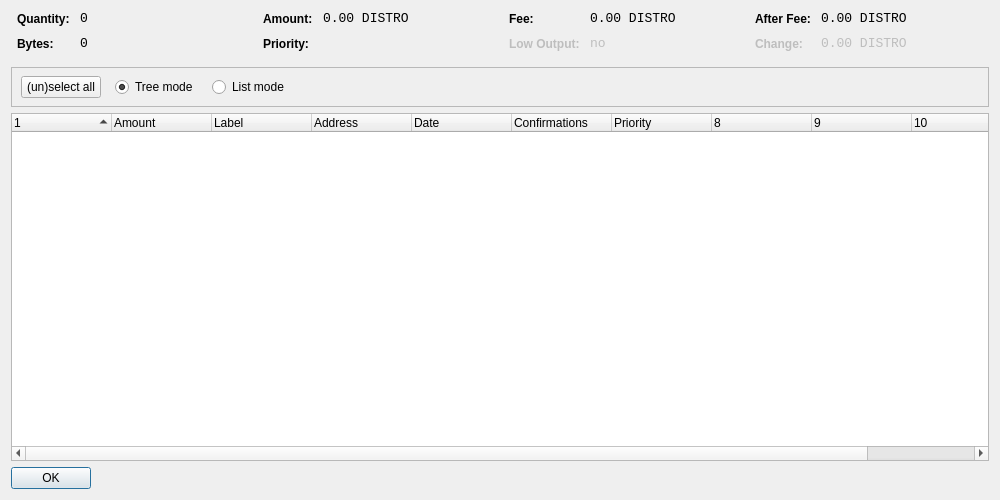
<?xml version="1.0" encoding="UTF-8"?>
<ui version="4.0">
 <class>CoinControlDialog</class>
 <widget class="QDialog" name="CoinControlDialog">
  <property name="geometry">
   <rect>
    <x>0</x>
    <y>0</y>
    <width>1000</width>
    <height>500</height>
   </rect>
  </property>
  <property name="windowTitle">
   <string>Coin Control</string>
  </property>
  <layout class="QVBoxLayout" name="verticalLayout">
   <item>
    <layout class="QHBoxLayout" name="horizontalLayoutTop" stretch="0,0,0,0">
     <property name="topMargin">
      <number>0</number>
     </property>
     <property name="bottomMargin">
      <number>10</number>
     </property>
     <item>
      <layout class="QFormLayout" name="formLayoutCoinControl1">
       <property name="horizontalSpacing">
        <number>10</number>
       </property>
       <property name="verticalSpacing">
        <number>10</number>
       </property>
       <property name="leftMargin">
        <number>6</number>
       </property>
       <property name="rightMargin">
        <number>6</number>
       </property>
       <item row="0" column="0">
        <widget class="QLabel" name="labelCoinControlQuantityText">
         <property name="styleSheet">
          <string notr="true">font-weight:bold;</string>
         </property>
         <property name="text">
          <string>Quantity:</string>
         </property>
        </widget>
       </item>
       <item row="0" column="1">
        <widget class="QLabel" name="labelCoinControlQuantity">
         <property name="font">
          <font>
           <family>Monospace</family>
           <pointsize>10</pointsize>
          </font>
         </property>
         <property name="cursor">
          <cursorShape>IBeamCursor</cursorShape>
         </property>
         <property name="contextMenuPolicy">
          <enum>Qt::ActionsContextMenu</enum>
         </property>
         <property name="text">
          <string>0</string>
         </property>
         <property name="textInteractionFlags">
          <set>Qt::LinksAccessibleByMouse|Qt::TextSelectableByKeyboard|Qt::TextSelectableByMouse</set>
         </property>
        </widget>
       </item>
       <item row="1" column="0">
        <widget class="QLabel" name="labelCoinControlBytesText">
         <property name="styleSheet">
          <string notr="true">font-weight:bold;</string>
         </property>
         <property name="text">
          <string>Bytes:</string>
         </property>
        </widget>
       </item>
       <item row="1" column="1">
        <widget class="QLabel" name="labelCoinControlBytes">
         <property name="font">
          <font>
           <family>Monospace</family>
           <pointsize>10</pointsize>
          </font>
         </property>
         <property name="cursor">
          <cursorShape>IBeamCursor</cursorShape>
         </property>
         <property name="contextMenuPolicy">
          <enum>Qt::ActionsContextMenu</enum>
         </property>
         <property name="text">
          <string>0</string>
         </property>
         <property name="textInteractionFlags">
          <set>Qt::LinksAccessibleByMouse|Qt::TextSelectableByKeyboard|Qt::TextSelectableByMouse</set>
         </property>
        </widget>
       </item>
      </layout>
     </item>
     <item>
      <layout class="QFormLayout" name="formLayoutCoinControl2">
       <property name="horizontalSpacing">
        <number>10</number>
       </property>
       <property name="verticalSpacing">
        <number>10</number>
       </property>
       <property name="leftMargin">
        <number>6</number>
       </property>
       <property name="rightMargin">
        <number>6</number>
       </property>
       <item row="0" column="0">
        <widget class="QLabel" name="labelCoinControlAmountText">
         <property name="styleSheet">
          <string notr="true">font-weight:bold;</string>
         </property>
         <property name="text">
          <string>Amount:</string>
         </property>
        </widget>
       </item>
       <item row="0" column="1">
        <widget class="QLabel" name="labelCoinControlAmount">
         <property name="font">
          <font>
           <family>Monospace</family>
           <pointsize>10</pointsize>
          </font>
         </property>
         <property name="cursor">
          <cursorShape>IBeamCursor</cursorShape>
         </property>
         <property name="contextMenuPolicy">
          <enum>Qt::ActionsContextMenu</enum>
         </property>
         <property name="text">
          <string>0.00 DISTRO</string>
         </property>
         <property name="textInteractionFlags">
          <set>Qt::LinksAccessibleByMouse|Qt::TextSelectableByKeyboard|Qt::TextSelectableByMouse</set>
         </property>
        </widget>
       </item>
       <item row="1" column="0">
        <widget class="QLabel" name="labelCoinControlPriorityText">
         <property name="styleSheet">
          <string notr="true">font-weight:bold;</string>
         </property>
         <property name="text">
          <string>Priority:</string>
         </property>
        </widget>
       </item>
       <item row="1" column="1">
        <widget class="QLabel" name="labelCoinControlPriority">
         <property name="font">
          <font>
           <family>Monospace</family>
           <pointsize>10</pointsize>
          </font>
         </property>
         <property name="cursor">
          <cursorShape>IBeamCursor</cursorShape>
         </property>
         <property name="contextMenuPolicy">
          <enum>Qt::ActionsContextMenu</enum>
         </property>
         <property name="text">
          <string/>
         </property>
         <property name="textInteractionFlags">
          <set>Qt::LinksAccessibleByMouse|Qt::TextSelectableByKeyboard|Qt::TextSelectableByMouse</set>
         </property>
        </widget>
       </item>
      </layout>
     </item>
     <item>
      <layout class="QFormLayout" name="formLayoutCoinControl3">
       <property name="horizontalSpacing">
        <number>10</number>
       </property>
       <property name="verticalSpacing">
        <number>10</number>
       </property>
       <property name="leftMargin">
        <number>6</number>
       </property>
       <property name="rightMargin">
        <number>6</number>
       </property>
       <item row="0" column="0">
        <widget class="QLabel" name="labelCoinControlFeeText">
         <property name="styleSheet">
          <string notr="true">font-weight:bold;</string>
         </property>
         <property name="text">
          <string>Fee:</string>
         </property>
        </widget>
       </item>
       <item row="0" column="1">
        <widget class="QLabel" name="labelCoinControlFee">
         <property name="font">
          <font>
           <family>Monospace</family>
           <pointsize>10</pointsize>
          </font>
         </property>
         <property name="cursor">
          <cursorShape>IBeamCursor</cursorShape>
         </property>
         <property name="contextMenuPolicy">
          <enum>Qt::ActionsContextMenu</enum>
         </property>
         <property name="text">
          <string>0.00 DISTRO</string>
         </property>
         <property name="textInteractionFlags">
          <set>Qt::LinksAccessibleByMouse|Qt::TextSelectableByKeyboard|Qt::TextSelectableByMouse</set>
         </property>
        </widget>
       </item>
       <item row="1" column="0">
        <widget class="QLabel" name="labelCoinControlLowOutputText">
         <property name="enabled">
          <bool>false</bool>
         </property>
         <property name="styleSheet">
          <string notr="true">font-weight:bold;</string>
         </property>
         <property name="text">
          <string>Low Output:</string>
         </property>
        </widget>
       </item>
       <item row="1" column="1">
        <widget class="QLabel" name="labelCoinControlLowOutput">
         <property name="enabled">
          <bool>false</bool>
         </property>
         <property name="font">
          <font>
           <family>Monospace</family>
           <pointsize>10</pointsize>
          </font>
         </property>
         <property name="cursor">
          <cursorShape>IBeamCursor</cursorShape>
         </property>
         <property name="contextMenuPolicy">
          <enum>Qt::ActionsContextMenu</enum>
         </property>
         <property name="text">
          <string>no</string>
         </property>
         <property name="textInteractionFlags">
          <set>Qt::LinksAccessibleByMouse|Qt::TextSelectableByKeyboard|Qt::TextSelectableByMouse</set>
         </property>
        </widget>
       </item>
      </layout>
     </item>
     <item>
      <layout class="QFormLayout" name="formLayoutCoinControl4">
       <property name="fieldGrowthPolicy">
        <enum>QFormLayout::AllNonFixedFieldsGrow</enum>
       </property>
       <property name="horizontalSpacing">
        <number>10</number>
       </property>
       <property name="verticalSpacing">
        <number>10</number>
       </property>
       <property name="leftMargin">
        <number>6</number>
       </property>
       <property name="rightMargin">
        <number>6</number>
       </property>
       <item row="0" column="0">
        <widget class="QLabel" name="labelCoinControlAfterFeeText">
         <property name="styleSheet">
          <string notr="true">font-weight:bold;</string>
         </property>
         <property name="text">
          <string>After Fee:</string>
         </property>
        </widget>
       </item>
       <item row="0" column="1">
        <widget class="QLabel" name="labelCoinControlAfterFee">
         <property name="font">
          <font>
           <family>Monospace</family>
           <pointsize>10</pointsize>
          </font>
         </property>
         <property name="cursor">
          <cursorShape>IBeamCursor</cursorShape>
         </property>
         <property name="contextMenuPolicy">
          <enum>Qt::ActionsContextMenu</enum>
         </property>
         <property name="text">
          <string>0.00 DISTRO</string>
         </property>
         <property name="textInteractionFlags">
          <set>Qt::LinksAccessibleByMouse|Qt::TextSelectableByKeyboard|Qt::TextSelectableByMouse</set>
         </property>
        </widget>
       </item>
       <item row="1" column="0">
        <widget class="QLabel" name="labelCoinControlChangeText">
         <property name="enabled">
          <bool>false</bool>
         </property>
         <property name="styleSheet">
          <string notr="true">font-weight:bold;</string>
         </property>
         <property name="text">
          <string>Change:</string>
         </property>
        </widget>
       </item>
       <item row="1" column="1">
        <widget class="QLabel" name="labelCoinControlChange">
         <property name="enabled">
          <bool>false</bool>
         </property>
         <property name="font">
          <font>
           <family>Monospace</family>
           <pointsize>10</pointsize>
          </font>
         </property>
         <property name="cursor">
          <cursorShape>IBeamCursor</cursorShape>
         </property>
         <property name="contextMenuPolicy">
          <enum>Qt::ActionsContextMenu</enum>
         </property>
         <property name="text">
          <string>0.00 DISTRO</string>
         </property>
         <property name="textInteractionFlags">
          <set>Qt::LinksAccessibleByMouse|Qt::TextSelectableByKeyboard|Qt::TextSelectableByMouse</set>
         </property>
        </widget>
       </item>
      </layout>
     </item>
    </layout>
   </item>
   <item>
    <widget class="QFrame" name="frame">
     <property name="minimumSize">
      <size>
       <width>0</width>
       <height>40</height>
      </size>
     </property>
     <property name="frameShape">
      <enum>QFrame::StyledPanel</enum>
     </property>
     <property name="frameShadow">
      <enum>QFrame::Sunken</enum>
     </property>
     <widget class="QWidget" name="horizontalLayoutWidget">
      <property name="geometry">
       <rect>
        <x>10</x>
        <y>0</y>
        <width>781</width>
        <height>41</height>
       </rect>
      </property>
      <layout class="QHBoxLayout" name="horizontalLayoutPanel" stretch="0,0,0,0">
       <property name="spacing">
        <number>14</number>
       </property>
       <item>
        <widget class="QPushButton" name="pushButtonSelectAll">
         <property name="sizePolicy">
          <sizepolicy hsizetype="Maximum" vsizetype="Fixed">
           <horstretch>0</horstretch>
           <verstretch>0</verstretch>
          </sizepolicy>
         </property>
         <property name="text">
          <string>(un)select all</string>
         </property>
        </widget>
       </item>
       <item>
        <widget class="QRadioButton" name="radioTreeMode">
         <property name="sizePolicy">
          <sizepolicy hsizetype="Maximum" vsizetype="Fixed">
           <horstretch>0</horstretch>
           <verstretch>0</verstretch>
          </sizepolicy>
         </property>
         <property name="text">
          <string>Tree mode</string>
         </property>
         <property name="checked">
          <bool>true</bool>
         </property>
        </widget>
       </item>
       <item>
        <widget class="QRadioButton" name="radioListMode">
         <property name="sizePolicy">
          <sizepolicy hsizetype="Maximum" vsizetype="Fixed">
           <horstretch>0</horstretch>
           <verstretch>0</verstretch>
          </sizepolicy>
         </property>
         <property name="text">
          <string>List mode</string>
         </property>
        </widget>
       </item>
       <item>
        <spacer name="horizontalSpacer">
         <property name="orientation">
          <enum>Qt::Horizontal</enum>
         </property>
         <property name="sizeHint" stdset="0">
          <size>
           <width>40</width>
           <height>20</height>
          </size>
         </property>
        </spacer>
       </item>
      </layout>
     </widget>
    </widget>
   </item>
   <item>
    <widget class="CoinControlTreeWidget" name="treeWidget">
     <property name="contextMenuPolicy">
      <enum>Qt::CustomContextMenu</enum>
     </property>
     <property name="sortingEnabled">
      <bool>false</bool>
     </property>
     <property name="columnCount">
      <number>11</number>
     </property>
     <attribute name="headerShowSortIndicator" stdset="0">
      <bool>true</bool>
     </attribute>
     <attribute name="headerStretchLastSection">
      <bool>false</bool>
     </attribute>
     <column>
      <property name="text">
       <string/>
      </property>
     </column>
     <column>
      <property name="text">
       <string>Amount</string>
      </property>
     </column>
     <column>
      <property name="text">
       <string>Label</string>
      </property>
     </column>
     <column>
      <property name="text">
       <string>Address</string>
      </property>
     </column>
     <column>
      <property name="text">
       <string>Date</string>
      </property>
     </column>
     <column>
      <property name="text">
       <string>Confirmations</string>
      </property>
      <property name="toolTip">
       <string>Confirmed</string>
      </property>
     </column>
     <column>
      <property name="text">
       <string>Priority</string>
      </property>
     </column>
     <column>
      <property name="text">
       <string/>
      </property>
     </column>
     <column>
      <property name="text">
       <string/>
      </property>
     </column>
     <column>
      <property name="text">
       <string/>
      </property>
     </column>
     <column>
      <property name="text">
       <string/>
      </property>
     </column>
    </widget>
   </item>
   <item>
    <widget class="QDialogButtonBox" name="buttonBox">
     <property name="sizePolicy">
      <sizepolicy hsizetype="Maximum" vsizetype="Fixed">
       <horstretch>0</horstretch>
       <verstretch>0</verstretch>
      </sizepolicy>
     </property>
     <property name="orientation">
      <enum>Qt::Horizontal</enum>
     </property>
     <property name="standardButtons">
      <set>QDialogButtonBox::Ok</set>
     </property>
    </widget>
   </item>
  </layout>
 </widget>
 <customwidgets>
  <customwidget>
   <class>CoinControlTreeWidget</class>
   <extends>QTreeWidget</extends>
   <header>coincontroltreewidget.h</header>
  </customwidget>
 </customwidgets>
 <resources/>
 <connections/>
</ui>
